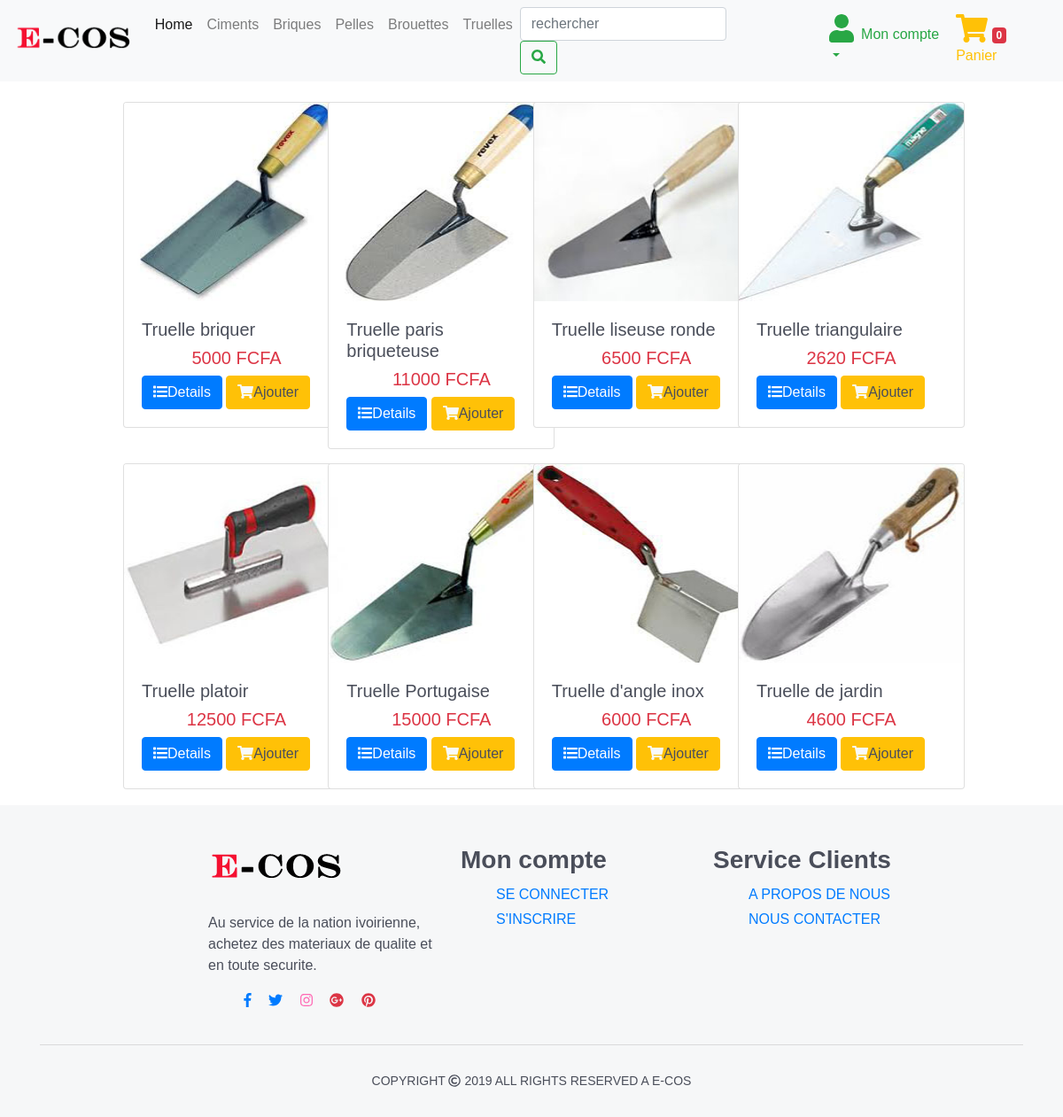
The app's page /truelle with its own data.
### tables this page shows
CREATE TABLE `produit` (
  `idProduit` int(4) NOT NULL,
  `nomProduit` varchar(255) NOT NULL,
  `detailProduit` mediumtext NOT NULL,
  `prixProduit` int(11) NOT NULL,
  `imageProduit` varchar(255) NOT NULL,
  `stockProduit` varchar(255) NOT NULL,
  `idCategorie` int(4) NOT NULL
);

### _classes/Product.php (called while the page is built, shortened)
<?php
class Product
{
    static  function getProductByCategory($id)
    {
        global $db;
        $stat = $db->prepare('SELECT * FROM produit INNER JOIN categorie ON categorie.idCategorie = produit.idCategorie WHERE produit.idCategorie= ?');
        $stat->execute([$id]);
        return $stat->fetchAll();
    }
}

### _controllers/truelle_controller.php (called while the page is built)
<?php
$uri =$_SERVER['QUERY_STRING'];
$uri = substr($uri,5);
$urs = 'truelle';

### views/truelle_view.php (the view, shortened to what this page needs)
<!doctype html>
<html lang="en">
<head>
    <link href="assets/css/bootstrap/css/bootstrap.min.css" rel="stylesheet">
    <link rel="stylesheet" href="assets/css/fontawesome/css/all.css">
    <link rel="stylesheet" href="assets/style.css">
</head>
<body>
<?php require'include/header.php'; ?>
<div class="container-fluid" style="margin-top: 15px;">
    <div class="row">
        <div class="col-lg-1"></div>
        <div class="col-lg-11 col-12">
            <div class="row">
        <?php $truelles = Product::getProductByCategory(3); foreach ($truelles as $truelle): ?>
        <div class="col-lg-2 mx-4 my-2">
            <div class="card" style="width: 16rem;">
                <img src="<?= $truelle['imageProduit'] ?>" alt="" class="card-img-top" height="224" width="224">
                <div class="card-body">
                    <h5><?= $truelle['nomProduit'] ?></h5>
                    <p class="card-text text-danger h5 text-center"><?= $truelle['prixProduit'] ?> FCFA</p>
                    <a href="detailproduct-<?= $truelle['idProduit']?>" class="btn btn-primary"><i class="fa fa-list"></i>Details</a>
                    <?php if($truelle['stockProduit'] != 'epuise'): ?>
                    <a onclick="confirms(<?= $truelle['idProduit'] ?>,'<?= $uri ?>','<?= $urs ?>',<?= $url ?>)" class="btn btn-warning"><i class="fa fa-shopping-cart text-light"></i>Ajouter</a>
                    <?php else: ?>
                        <p class="card-text text-danger h5 text-center">Stock epuise</p>
                    <?php endif; ?>
                </div>
            </div>
        </div>
        <?php endforeach;?>
    </div>
        </div>
    </div>
</div>
<?php require'include/footer.php'; ?>
</body>
</html>

### assets/style.css (style rules this page uses)
body { font-family: 'Hind', sans-serif; color: #4A4E5A; overflow-x: hidden; }

### records on screen
produit: imageProduit (picture), nomProduit "Truelle briquer", prixProduit "5000"
produit: imageProduit (picture), nomProduit "Truelle paris briqueteuse", prixProduit "11000"
produit: imageProduit (picture), nomProduit "Truelle liseuse ronde", prixProduit "6500"
produit: imageProduit (picture), nomProduit "Truelle triangulaire", prixProduit "2620"
produit: imageProduit (picture), nomProduit "Truelle platoir", prixProduit "12500"
produit: imageProduit (picture), nomProduit "Truelle Portugaise", prixProduit "15000"
produit: imageProduit (picture), nomProduit "Truelle d'angle inox", prixProduit "6000"
produit: imageProduit (picture), nomProduit "Truelle de jardin", prixProduit "4600"

### other values on screen
Panier::count() "0"
